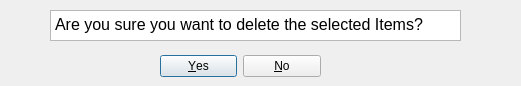
<?xml version="1.0" encoding="UTF-8"?>
<ui version="4.0">
 <class>tsd_deletePrompt</class>
 <widget class="QDialog" name="tsd_deletePrompt">
  <property name="geometry">
   <rect>
    <x>0</x>
    <y>0</y>
    <width>521</width>
    <height>86</height>
   </rect>
  </property>
  <property name="windowTitle">
   <string>Delete Prompt</string>
  </property>
  <widget class="QDialogButtonBox" name="buttonBox">
   <property name="geometry">
    <rect>
     <x>160</x>
     <y>50</y>
     <width>161</width>
     <height>32</height>
    </rect>
   </property>
   <property name="orientation">
    <enum>Qt::Horizontal</enum>
   </property>
   <property name="standardButtons">
    <set>QDialogButtonBox::No|QDialogButtonBox::Yes</set>
   </property>
  </widget>
  <widget class="QTextEdit" name="textEdit">
   <property name="geometry">
    <rect>
     <x>50</x>
     <y>10</y>
     <width>411</width>
     <height>31</height>
    </rect>
   </property>
   <property name="autoFillBackground">
    <bool>true</bool>
   </property>
   <property name="html">
    <string>&lt;!DOCTYPE HTML PUBLIC &quot;-//W3C//DTD HTML 4.0//EN&quot; &quot;http://www.w3.org/TR/REC-html40/strict.dtd&quot;&gt;
&lt;html&gt;&lt;head&gt;&lt;meta name=&quot;qrichtext&quot; content=&quot;1&quot; /&gt;&lt;style type=&quot;text/css&quot;&gt;
p, li { white-space: pre-wrap; }
&lt;/style&gt;&lt;/head&gt;&lt;body style=&quot; font-family:'MS Shell Dlg 2'; font-size:8.25pt; font-weight:400; font-style:normal;&quot;&gt;
&lt;p style=&quot; margin-top:0px; margin-bottom:0px; margin-left:0px; margin-right:0px; -qt-block-indent:0; text-indent:0px;&quot;&gt;&lt;span style=&quot; font-size:12pt;&quot;&gt;Are you sure you want to delete the selected Items?&lt;/span&gt;&lt;/p&gt;&lt;/body&gt;&lt;/html&gt;</string>
   </property>
  </widget>
 </widget>
 <resources/>
 <connections>
  <connection>
   <sender>buttonBox</sender>
   <signal>accepted()</signal>
   <receiver>tsd_deletePrompt</receiver>
   <slot>accept()</slot>
   <hints>
    <hint type="sourcelabel">
     <x>248</x>
     <y>254</y>
    </hint>
    <hint type="destinationlabel">
     <x>157</x>
     <y>274</y>
    </hint>
   </hints>
  </connection>
  <connection>
   <sender>buttonBox</sender>
   <signal>rejected()</signal>
   <receiver>tsd_deletePrompt</receiver>
   <slot>reject()</slot>
   <hints>
    <hint type="sourcelabel">
     <x>316</x>
     <y>260</y>
    </hint>
    <hint type="destinationlabel">
     <x>286</x>
     <y>274</y>
    </hint>
   </hints>
  </connection>
 </connections>
</ui>
